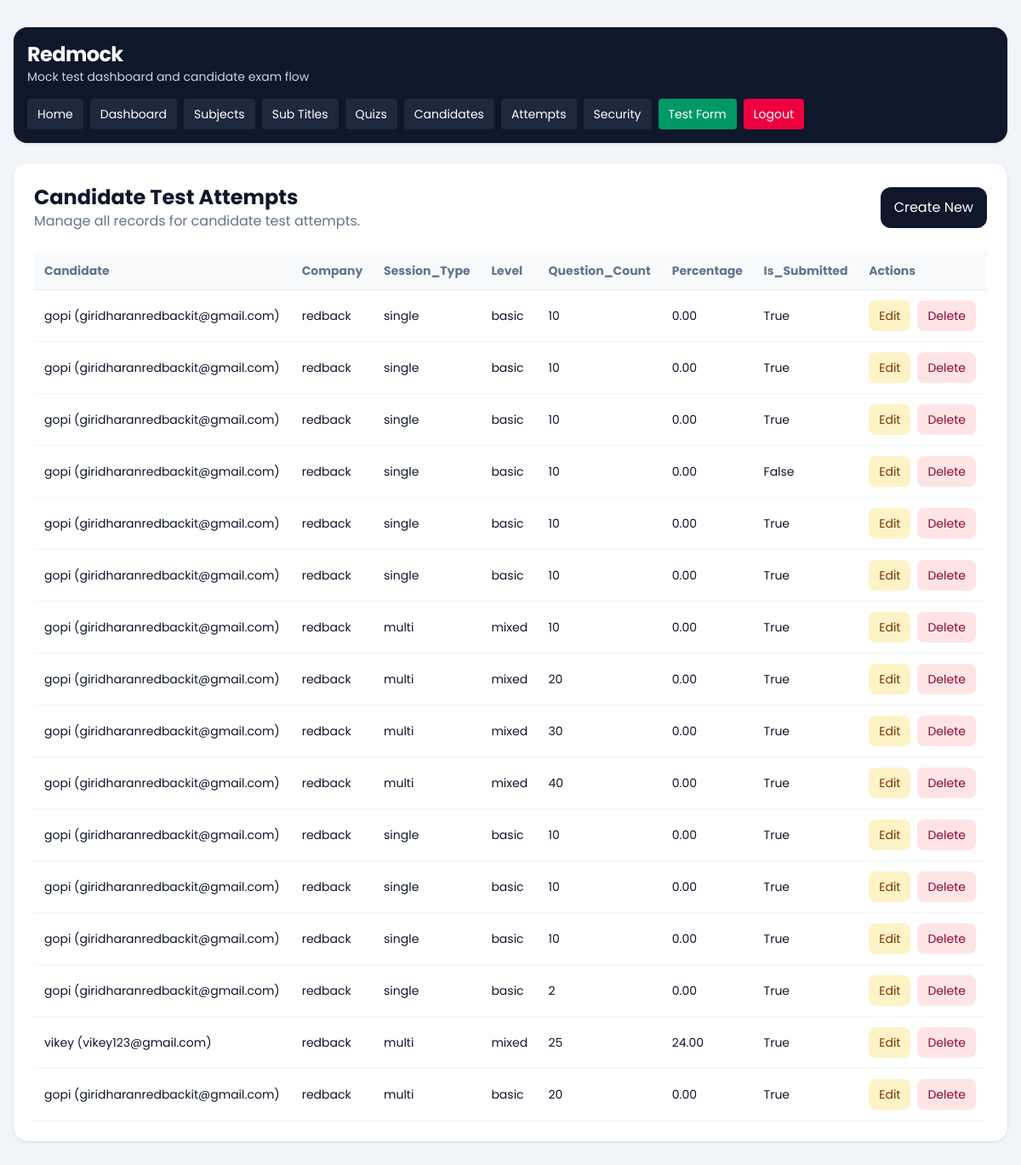
/dashboard/attempts/ (signed in), run on an earlier commit of the app's database.
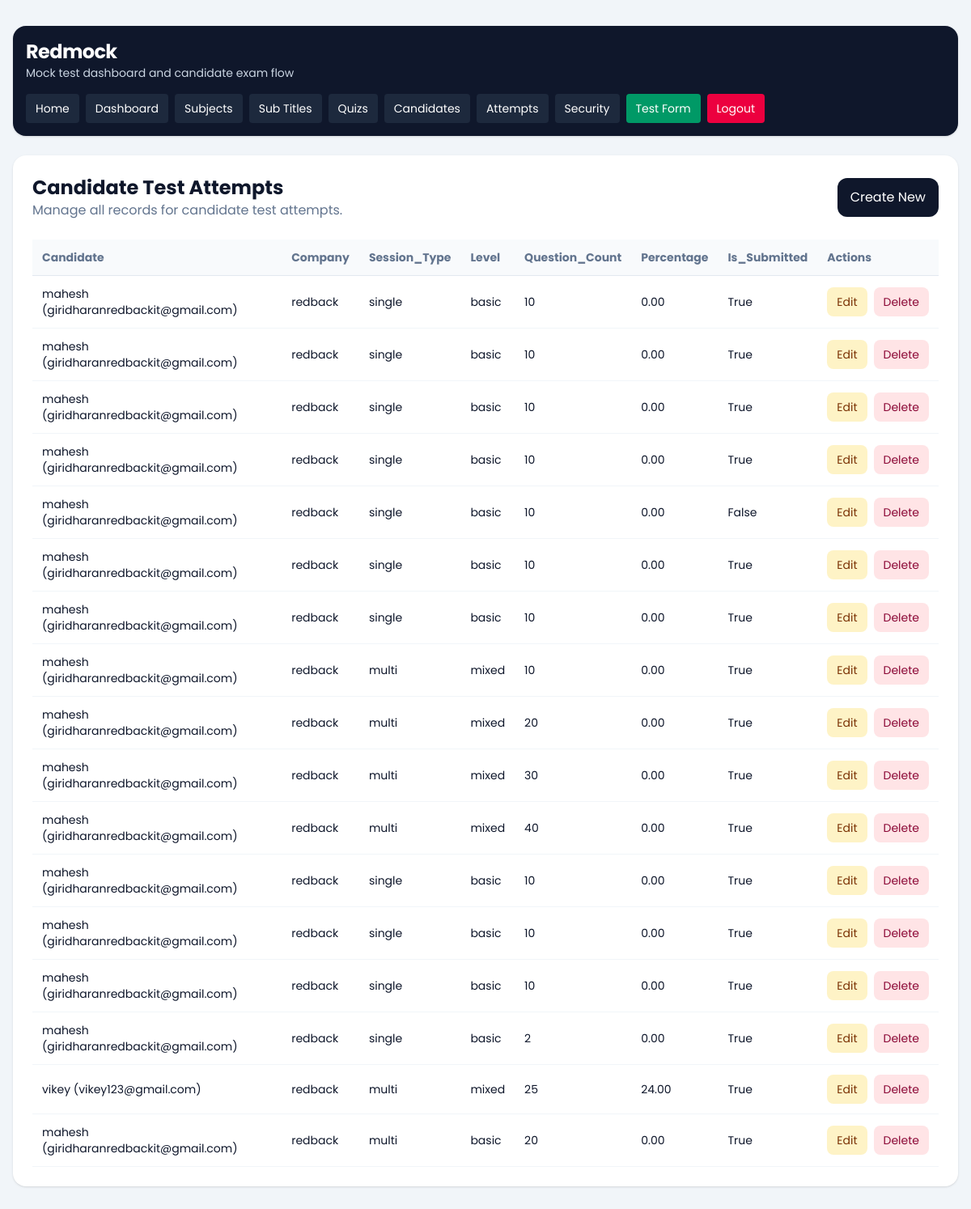
And on a later commit of the database.
### quiz/models.py (models this page shows, shortened)
class CandidateTestAttempt(models.Model):
    SESSION_SINGLE = 'single'
    SESSION_MULTI = 'multi'
    SESSION_CHOICES = [
        (SESSION_SINGLE, 'Single'),
        (SESSION_MULTI, 'Multi'),
    ]
    candidate = models.ForeignKey(Candidate, on_delete=models.CASCADE, related_name='attempts')
    company = models.ForeignKey(Company, on_delete=models.CASCADE, related_name='attempts')
    session_type = models.CharField(max_length=10, choices=SESSION_CHOICES)
    level = models.CharField(max_length=20)
    question_count = models.PositiveIntegerField()
    duration_minutes = models.PositiveIntegerField()
    selected_subjects = models.JSONField(default=list, blank=True)
    selected_sub_titles = models.JSONField(default=list, blank=True)
    answers_json = models.JSONField(default=list, blank=True)
    correct_count = models.PositiveIntegerField(default=0)
    wrong_count = models.PositiveIntegerField(default=0)
    percentage = models.DecimalField(max_digits=5, decimal_places=2, default=0)
    started_at = models.DateTimeField(blank=True, null=True)
    submitted_at = models.DateTimeField(blank=True, null=True)
    is_submitted = models.BooleanField(default=False)
    is_paused = models.BooleanField(default=False)
    paused_at = models.DateTimeField(blank=True, null=True)
    total_paused_seconds = models.PositiveIntegerField(default=0)
    tab_switch_count = models.PositiveIntegerField(default=0)
    warning_count = models.PositiveIntegerField(default=0)
    last_violation_at = models.DateTimeField(blank=True, null=True)
    violation_log_json = models.JSONField(default=list, blank=True)
    created_at = models.DateTimeField(auto_now_add=True)
    class Meta:
        ordering = ['-created_at']

class Candidate(models.Model):
    name = models.CharField(max_length=150)
    email = models.EmailField()
    designation_tech = models.CharField(max_length=150)
    created_at = models.DateTimeField(auto_now_add=True)
    class Meta:
        ordering = ['name']
    def __str__(self):
        return f'{self.name} ({self.email})'

### dashboard/models.py (models this page shows, shortened)
class Company(models.Model):
    name = models.CharField(max_length=150)
    image = models.ImageField(upload_to='company/', blank=True, null=True)
    email = models.EmailField(unique=True)
    password = models.CharField(max_length=128)
    is_active = models.BooleanField(default=True)
    full_screen_lock = models.BooleanField(default=False)
    pause_lock = models.BooleanField(default=False)
    tab_switch_guard_enabled = models.BooleanField(default=False)
    max_violation_warnings = models.PositiveIntegerField(default=3)
    exam_control_password = models.CharField(max_length=128, blank=True)
    created_at = models.DateTimeField(auto_now_add=True)
    updated_at = models.DateTimeField(auto_now=True)
    class Meta:
        ordering = ['name']
        verbose_name_plural = 'Companies'
    def __str__(self):
        return self.name

### dashboard/views.py (the view)
# urls.py: path('attempts/', views.attempt_list, name='attempt_list'),
@company_login_required
def attempt_list(request):
    queryset = CandidateTestAttempt.objects.filter(company=request.company).select_related('candidate', 'company')
    return render_crud_list(
        request,
        queryset=queryset,
        title='Candidate Test Attempts',
        create_url='dashboard:attempt_create',
        edit_url_name='dashboard:attempt_update',
        delete_url_name='dashboard:attempt_delete',
        fields=[
            'candidate',
            'company',
            'session_type',
            'level',
            'question_count',
            'percentage',
            'is_submitted',
        ],
    )

### dashboard/templatetags/dashboard_extras.py (called while the page is built)
@register.filter
def getattribute(obj, attr_name):
    return getattr(obj, attr_name)

### dashboard/views.py (called while the page is built)
def get_logged_in_company(request):
    company_id = request.session.get('company_id')
    if not company_id:
        return None
    return Company.objects.filter(id=company_id, is_active=True).first()

def company_login_required(view_func):
    @wraps(view_func)
    def wrapper(request, *args, **kwargs):
        company = get_logged_in_company(request)
        if not company:
            return redirect(f"{reverse('dashboard:login')}?next={request.path}")
        request.company = company
        return view_func(request, *args, **kwargs)
    return wrapper

def render_crud_list(request, *, queryset, title, create_url, edit_url_name, delete_url_name, fields):
    context = {
        'title': title,
        'objects': queryset,
        'create_url': create_url,
        'edit_url_name': edit_url_name,
        'delete_url_name': delete_url_name,
        'fields': fields,
    }
    return render(request, 'dashboard/crud_list.html', context)

### templates/dashboard/crud_list.html (shortened to what this page needs)
{% extends "base.html" %}
{% load dashboard_extras %}
{% block content %}
{% include 'dashboard/header.html' %}
<section class="rounded-2xl bg-white p-6 shadow-sm">
    <div class="mb-6 flex flex-col gap-3 sm:flex-row sm:items-center sm:justify-between">
        <div>
            <h1 class="text-2xl font-bold">{{ title }}</h1>
            <p class="text-slate-500">Manage all records for {{ title|lower }}.</p>
        </div>
        <a href="{% url create_url %}" class="rounded-xl bg-slate-900 px-4 py-3 text-white">Create New</a>
    </div>
    <div class="overflow-x-auto">
        <table class="min-w-full text-left text-sm">
            <thead class="border-b border-slate-200 bg-slate-50 text-slate-500">
                <tr>
                    {% for field in fields %}
                        <th class="px-3 py-3">{{ field|title }}</th>
                    {% endfor %}
                    <th class="px-3 py-3">Actions</th>
                </tr>
            </thead>
            <tbody>
                {% for object in objects %}
                    <tr class="border-b border-slate-100">
                        {% for field in fields %}
                            <td class="px-3 py-3">{{ object|getattribute:field }}</td>
                        {% endfor %}
                        <td class="px-3 py-3">
                            <div class="flex gap-2">
                                <a href="{% url edit_url_name object.pk %}" class="rounded-lg bg-amber-100 px-3 py-2 text-amber-900">Edit</a>
                                <a href="{% url delete_url_name object.pk %}" class="rounded-lg bg-rose-100 px-3 py-2 text-rose-900">Delete</a>
                            </div>
                        </td>
                    </tr>
                {% empty %}
                    <tr>
                        <td colspan="{{ fields|length|add:1 }}" class="px-3 py-8 text-center text-slate-500">
                            No records found.
                        </td>
                    </tr>
                {% endfor %}
            </tbody>
        </table>
    </div>
</section>
{% endblock %}

What changed in the data, as far as the page shows it:
added CandidateTestAttempt: fields "mahesh (giridharanredbackit@gmail.com)" "redback" "single" "basic" "10" "0.00" "True"
Also different on the page:
new list line: "mahesh (giridharanredbackit@gmail.com)"
list line gone: "gopi (giridharanredbackit@gmail.com)"
